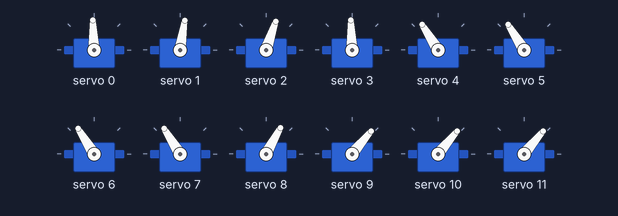
This sketch was run on a simulated ESP32. On the bench: 12 × servo. What the sketch prints to the serial monitor is not drawn.

Above: at 1.78 s.
At 4.6 s:
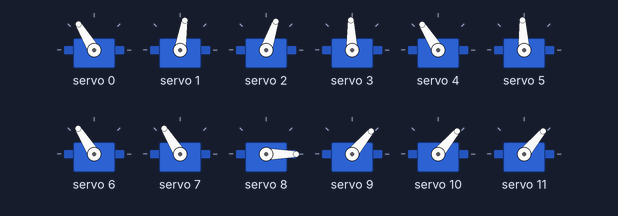
At 8.3 s:
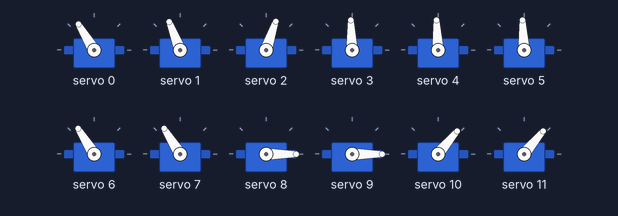
At 12.0 s:
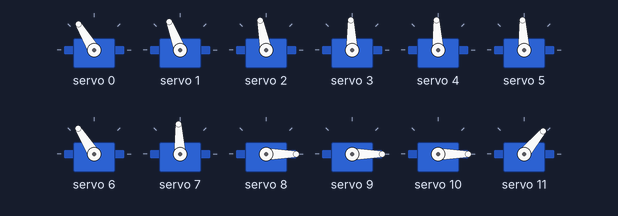
At 20.1 s:
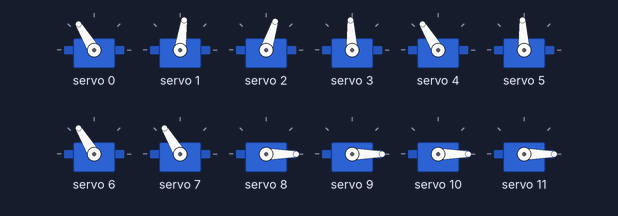
At 39.3 s:
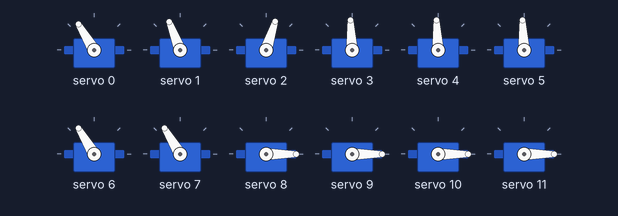
Timing chart, 0 to 40.0 s (numbered marks = the images above):
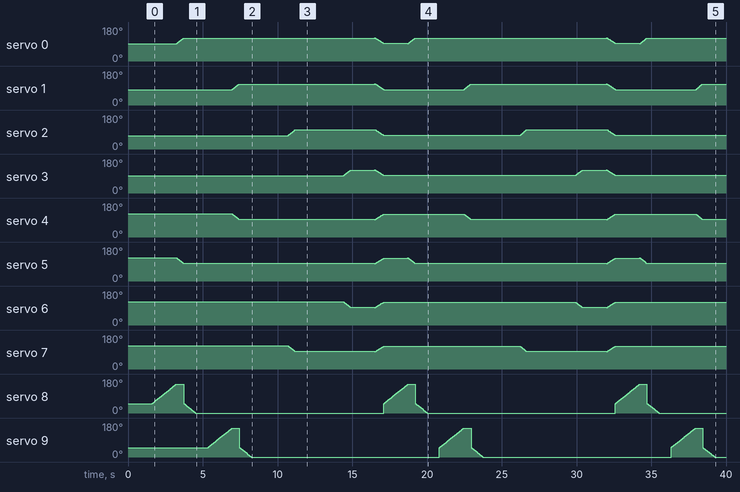

The sketch:

spider_stretching.ino
```cpp
/*
  ESP32 PCA9685 Servo Control
  esp32-pca9685.ino
  Driving multiple servo motors with ESP32 and PCA9685 PWM module
  Use I2C Bus

  DroneBot Workshop 2020
  https://dronebotworkshop.com
*/

// Include Wire Library for I2C
#include <Wire.h>

// Include Adafruit PCA9685 Servo Library
#include <Adafruit_PWMServoDriver.h>

// Creat object to represent PCA9685 at default I2C address
Adafruit_PWMServoDriver pca9685 = Adafruit_PWMServoDriver(0x40);

// Define maximum and minimum number of "ticks" for the servo motors
// Range from 0 to 4095
// This determines the pulse width

#define SERVOMIN  110  // Minimum value
#define SERVOMAX  500  // Maximum value

// Define servo motor connections (expand as required)

// Servos for Horizzontal movement of the leg
// Left Leg
#define SER0  0
#define SER1  1
#define SER2  2
#define SER3  3
// Right leg
#define SER4  4
#define SER5  5
#define SER6  6
#define SER7  7

// Servos for Vertical movement of the leg
// Left Leg
#define SER8  8
#define SER9  9
#define SER10 10
#define SER11 11
// Right leg
#define SER12 12
#define SER13 13
#define SER14 14
#define SER15 15


// Variables for Servo Motor positions (expand as required)
int pwm0;
int pwm1;
int pwm2;
int pwm3;

int pwm4;
int pwm5;
int pwm6;
int pwm7;

int pwm8;
int pwm9;
int pwm10;
int pwm11;

int pwm12;
int pwm13;
int pwm14;
int pwm15;


// Servos coupling

// Left legs
// FRONT - BACK
//   0   -  8
//   1   -  9
//   2  -  10
//   3  -  11

// Right legs
// FRONT - BACK
//   4  -  12
//   5  -  13
//   6  -  14
//   7  -  15


// Front Servo angles - organized by legs' rows
// This are for the horizontal movement of the legs

// First row
// Front left motor 1
int servo_0_angle_forward = 120; // move Forward
int servo_0_angle_backward = 90; // Move Backward
// Front right motor 1
int servo_4_angle_forward = 90;    // Move Forward
int servo_4_angle_backward = 120;   // Move Backward

// Second row
// Front left motor 2
int servo_1_angle_forward = 110; // Move Forward
int servo_1_angle_backward = 80; // Move Backward
// Front right motor 2
int servo_5_angle_forward = 90;    // Move Forward
int servo_5_angle_backward = 120;   // Move Backward

// Third Row
// Back left motor 1
int servo_2_angle_forward = 100; // Move Forward
int servo_2_angle_backward = 70; // Move Backward
// Back right motor 1
int servo_6_angle_forward = 90; // Move Forward
int servo_6_angle_backward = 120; // Move Backward

// Fourth Row
// Back left motor 2
int servo_3_angle_forward = 120; // Move Forward
int servo_3_angle_backward = 90; // Move Backward
// Back right motor 2
int servo_7_angle_forward = 90; // Move Forward
int servo_7_angle_backward = 120; // Move Backward


// Back Servo Angles
// For the vertical movement of the legs

// Back left motors (8 - 9 - 10 - 11)
int left_leg_angle_up = 150; // Up
int left_leg_angle_down = 50; // Down

// Back right motors (12 - 13 - 14 - 15)
int right_leg_angle_up = 50; // Up
int right_leg_angle_down = 150; // Down


int servoDelayTime = 15; // Delay between movements
int delayTime = 100; // Delay for initial setup

void setup() {
  // Serial monitor setup
  Serial.begin(115200);
  // Print to monitor
  Serial.println("PCA9685 Servo Test");
  // Initialize PCA9685
  pca9685.begin();
  // Set PWM Frequency to 50Hz
  pca9685.setPWMFreq(50);


  // Set initial positions for the servo motors

  // Front servos
  // Servo 0 forward
  pwm0 = map(servo_0_angle_backward, 0, 180, SERVOMIN, SERVOMAX);
  pca9685.setPWM(SER0, 0, pwm0);
  delay(delayTime);
  // Servo 1 forward
  pwm1 = map(servo_1_angle_backward, 0, 180, SERVOMIN, SERVOMAX);
  pca9685.setPWM(SER1, 0, pwm1);
  delay(delayTime);
  // Servo 2 backward
  pwm2 = map(servo_2_angle_backward, 0, 180, SERVOMIN, SERVOMAX);
  pca9685.setPWM(SER2, 0, pwm2);
  delay(delayTime);
  // Servo 3 backward
  pwm3 = map(servo_3_angle_backward, 0, 180, SERVOMIN, SERVOMAX);
  pca9685.setPWM(SER3, 0, pwm3);
  delay(delayTime);
  // Servo 4 forward
  pwm4 = map(servo_4_angle_backward, 0, 180, SERVOMIN, SERVOMAX);
  pca9685.setPWM(SER4, 0, pwm4);
  delay(delayTime);
  // Servo 5 forward
  pwm5 = map(servo_5_angle_backward, 0, 180, SERVOMIN, SERVOMAX);
  pca9685.setPWM(SER5, 0, pwm5);
  delay(delayTime);
  // Servo 6 backward
  pwm6 = map(servo_6_angle_backward, 0, 180, SERVOMIN, SERVOMAX);
  pca9685.setPWM(SER6, 0, pwm6);
  delay(delayTime);
  // Servo 7 backward
  pwm7 = map(servo_7_angle_backward, 0, 180, SERVOMIN, SERVOMAX);
  pca9685.setPWM(SER7, 0, pwm7);
  delay(delayTime);

  // Back Servos
  // Servo 8 down
  pwm8 = map(left_leg_angle_down, 0, 180, SERVOMIN, SERVOMAX);
  pca9685.setPWM(SER8, 0, pwm8);
  delay(delayTime);
  // Servo 9 down
  pwm9 = map(left_leg_angle_down, 0, 180, SERVOMIN, SERVOMAX);
  pca9685.setPWM(SER9, 0, pwm9);
  delay(delayTime);
  // Servo 10 down
  pwm10 = map(left_leg_angle_down, 0, 180, SERVOMIN, SERVOMAX);
  pca9685.setPWM(SER10, 0, pwm10);
  delay(delayTime);
  // Servo 11 down
  pwm11 = map(left_leg_angle_down, 0, 180, SERVOMIN, SERVOMAX);
  pca9685.setPWM(SER11, 0, pwm11);
  delay(delayTime);
  // Servo 12 down
  pwm12 = map(right_leg_angle_down, 0, 180, SERVOMIN, SERVOMAX);
  pca9685.setPWM(SER12, 0, pwm12);
  delay(delayTime);
  // Servo 13 down
  pwm13 = map(right_leg_angle_down, 0, 180, SERVOMIN, SERVOMAX);
  pca9685.setPWM(SER13, 0, pwm13);
  delay(delayTime);
  // Servo 14 down
  pwm14 = map(right_leg_angle_down, 0, 180, SERVOMIN, SERVOMAX);
  pca9685.setPWM(SER14, 0, pwm14);
  delay(delayTime);
  // Servo 15 down
  pwm15 = map(right_leg_angle_down, 0, 180, SERVOMIN, SERVOMAX);
  pca9685.setPWM(SER15, 0, pwm15);
  delay(delayTime);

}


void loop() {
  // Walking algorithm

  // Leg 0 and 5 up
  // servo 8 and 13 up
  for (int i = 0; i < 100; i++) {
    pwm8 = map(left_leg_angle_down + i, 0, 180, SERVOMIN, SERVOMAX); // Left leg
    pwm13 = map(right_leg_angle_down - i, 0, 180, SERVOMIN, SERVOMAX); // Right leg

    // Write to PCA9685
    pca9685.setPWM(SER8, 0, pwm8);
    pca9685.setPWM(SER13, 0, pwm13);

    delay(servoDelayTime);
  }

  // leg 0 and 5 forward
  // servo 0 and 5 forward
  for (int i = 0; i < 30; i++) {
    pwm0 = map(servo_0_angle_backward + i, 0, 180, SERVOMIN, SERVOMAX); // Left leg
    pwm5 = map(servo_5_angle_backward - i, 0, 180, SERVOMIN, SERVOMAX);  // Right leg

    // Write to PCA9685
    pca9685.setPWM(SER0, 0, pwm0);
    pca9685.setPWM(SER5, 0, pwm5);
    delay(servoDelayTime);
  }

  // leg 0 and 5 down
  // servo 8 and 13 down
  for (int i = 0; i < 100; i++) {
    pwm8 = map(left_leg_angle_down - i, 0, 180, SERVOMIN, SERVOMAX); // Left leg
    pwm13 = map(right_leg_angle_down + i, 0, 180, SERVOMIN, SERVOMAX); // Right leg

    // Write to PCA9685
    pca9685.setPWM(SER8, 0, pwm8);
    pca9685.setPWM(SER13, 0, pwm13);

    delay(servoDelayTime);
  }


  // Leg 1 and 4 up
  // servo 9 and 12 up
  for (int i = 0; i < 100; i++) {
    pwm9 = map(left_leg_angle_down + i, 0, 180, SERVOMIN, SERVOMAX); // Left leg
    pwm12 = map(right_leg_angle_down - i, 0, 180, SERVOMIN, SERVOMAX); // Right leg

    // Write to PCA9685
    pca9685.setPWM(SER9, 0, pwm9);
    pca9685.setPWM(SER12, 0, pwm12);

    delay(servoDelayTime);
  }
  // leg 1 and 4 forward
  // servo 1 and 4 forward
  for (int i = 0; i < 30; i++) {
    pwm1 = map(servo_1_angle_backward + i, 0, 180, SERVOMIN, SERVOMAX); // Left leg
    pwm4 = map(servo_4_angle_backward - i, 0, 180, SERVOMIN, SERVOMAX); // Right leg

    // Write to PCA9685
    pca9685.setPWM(SER1, 0, pwm1);
    pca9685.setPWM(SER4, 0, pwm4);
    delay(servoDelayTime);
  }
  // leg 1 and 4 down
  // servo 9 and 12 down
  for (int i = 0; i < 100; i++) {
    pwm9 = map(left_leg_angle_down - i, 0, 180, SERVOMIN, SERVOMAX); // Left leg
    pwm12 = map(right_leg_angle_down + i, 0, 180, SERVOMIN, SERVOMAX); // Right leg

    // Write to PCA9685
    pca9685.setPWM(SER9, 0, pwm9);
    pca9685.setPWM(SER12, 0, pwm12);

    delay(servoDelayTime);
  }

  // Leg 2 and 7 up
  // servo 10 and 15 up
  for (int i = 0; i < 100; i++) {
    pwm10 = map(left_leg_angle_down + i, 0, 180, SERVOMIN, SERVOMAX); // Left leg
    pwm15 = map(right_leg_angle_down - i, 0, 180, SERVOMIN, SERVOMAX); // Right leg

    // Write to PCA9685
    pca9685.setPWM(SER10, 0, pwm10);
    pca9685.setPWM(SER15, 0, pwm15);

    delay(servoDelayTime);
  }
  // leg 2 and 7 forward
  // servo 2 and 7 forward
  for (int i = 0; i < 30; i++) {
    pwm2 = map(servo_2_angle_backward + i, 0, 180, SERVOMIN, SERVOMAX); // Left leg
    pwm7 = map(servo_7_angle_backward - i, 0, 180, SERVOMIN, SERVOMAX); // Right leg

    // Write to PCA9685
    pca9685.setPWM(SER2, 0, pwm2);
    pca9685.setPWM(SER7, 0, pwm7);
    delay(servoDelayTime);
  }
  // leg 2 and 7 down
  // servo 10 and 15 down
  for (int i = 0; i < 100; i++) {
    pwm10 = map(left_leg_angle_down - i, 0, 180, SERVOMIN, SERVOMAX); // Left leg
    pwm15 = map(right_leg_angle_down + i, 0, 180, SERVOMIN, SERVOMAX); // Right leg

    // Write to PCA9685
    pca9685.setPWM(SER10, 0, pwm10);
    pca9685.setPWM(SER15, 0, pwm15);

    delay(servoDelayTime);
  }

  // Leg 3 and 6 up
  // servo 11 and 14 up
  for (int i = 0; i < 100; i++) {
    pwm11 = map(left_leg_angle_down + i, 0, 180, SERVOMIN, SERVOMAX); // Left leg
    pwm14 = map(right_leg_angle_down - i, 0, 180, SERVOMIN, SERVOMAX); // Right leg

    // Write to PCA9685
    pca9685.setPWM(SER11, 0, pwm11);
    pca9685.setPWM(SER14, 0, pwm14);

    delay(servoDelayTime);
  }
  // leg 3 and 6 forward
  // servo 3 and 6 forward
  for (int i = 0; i < 30; i++) {
    pwm3 = map(servo_3_angle_backward + i, 0, 180, SERVOMIN, SERVOMAX); // Left leg
    pwm6 = map(servo_6_angle_backward - i, 0, 180, SERVOMIN, SERVOMAX); // Right leg

    // Write to PCA9685
    pca9685.setPWM(SER3, 0, pwm3);
    pca9685.setPWM(SER6, 0, pwm6);
    delay(servoDelayTime);
  }
  // leg 3 and 6 down
  // servo 11 and 14 down
  for (int i = 0; i < 100; i++) {
    pwm11 = map(left_leg_angle_down - i, 0, 180, SERVOMIN, SERVOMAX); // Left leg
    pwm14 = map(right_leg_angle_down + i, 0, 180, SERVOMIN, SERVOMAX); // Right leg

    // Write to PCA9685
    pca9685.setPWM(SER11, 0, pwm11);
    pca9685.setPWM(SER14, 0, pwm14);

    delay(servoDelayTime);
  }


  // All legs backward
  for (int i = 0; i < 30; i++) {
    pwm0 = map(servo_0_angle_forward - i, 0, 180, SERVOMIN, SERVOMAX); // Left leg
    pwm2 = map(servo_2_angle_forward - i, 0, 180, SERVOMIN, SERVOMAX); // Left leg
    pwm5 = map(servo_5_angle_forward + i, 0, 180, SERVOMIN, SERVOMAX);  // Right leg
    pwm7 = map(servo_7_angle_forward + i, 0, 180, SERVOMIN, SERVOMAX);  // Right leg

    pwm1 = map(servo_1_angle_forward - i, 0, 180, SERVOMIN, SERVOMAX); // Left leg
    pwm3 = map(servo_3_angle_forward - i, 0, 180, SERVOMIN, SERVOMAX); // Left leg
    pwm4 = map(servo_4_angle_forward + i, 0, 180, SERVOMIN, SERVOMAX); // Right leg
    pwm6 = map(servo_6_angle_forward + i, 0, 180, SERVOMIN, SERVOMAX); // Right leg
    // Write to PCA9685
    pca9685.setPWM(SER1, 0, pwm1);
    pca9685.setPWM(SER3, 0, pwm3);
    pca9685.setPWM(SER4, 0, pwm4);
    pca9685.setPWM(SER6, 0, pwm6);

    pca9685.setPWM(SER0, 0, pwm0);
    pca9685.setPWM(SER2, 0, pwm2);
    pca9685.setPWM(SER5, 0, pwm5);
    pca9685.setPWM(SER7, 0, pwm7);
    delay(servoDelayTime);
  }

}
```
